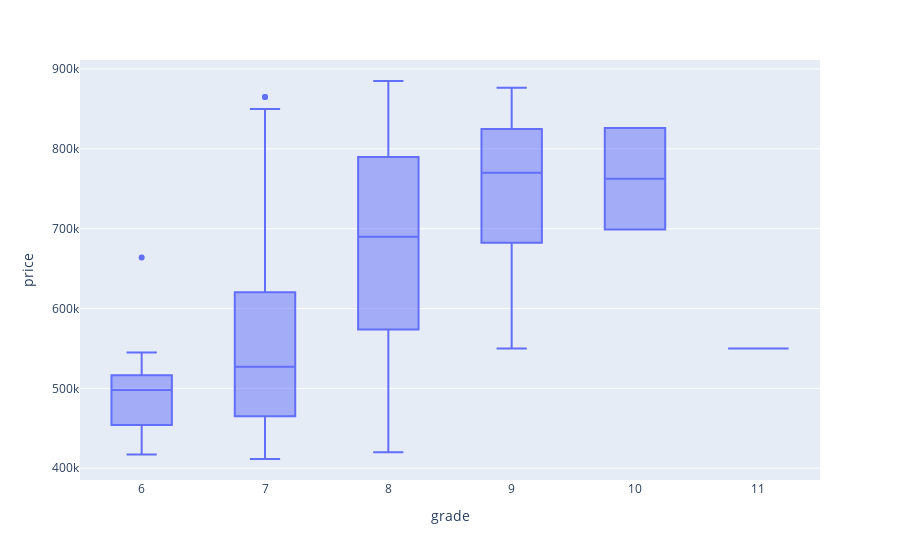

Here is the notebook cell this chart was saved with:
### Code cell
import plotly.express as px
fig = px.box(df_1_after, x="grade", y="price")
fig.show()

### Figure 1 — Plotly figure (JSON) as saved in the notebook; plotly's stock layout.template omitted (floating-point values rounded to 4 significant figures; data arrays with more than 128 entries replaced by an {"elided": "..."} marker saying what was removed)
{"data": [{"alignmentgroup": "True", "hovertemplate": "grade=%{x}<br>price=%{y}<extra></extra>", "legendgroup": "", "marker": {"color": "#636efa"}, "name": "", "notched": false, "offsetgroup": "", "orientation": "v", "showlegend": false, "type": "box", "x": {"elided": "322 int values"}, "x0": " ", "xaxis": "x", "y": {"elided": "322 int values"}, "y0": " ", "yaxis": "y"}], "layout": {"boxmode": "group", "legend": {"tracegroupgap": 0}, "margin": {"t": 60}, "xaxis": {"anchor": "y", "domain": [0, 1], "title": {"text": "grade"}}, "yaxis": {"anchor": "x", "domain": [0, 1], "title": {"text": "price"}}}}
